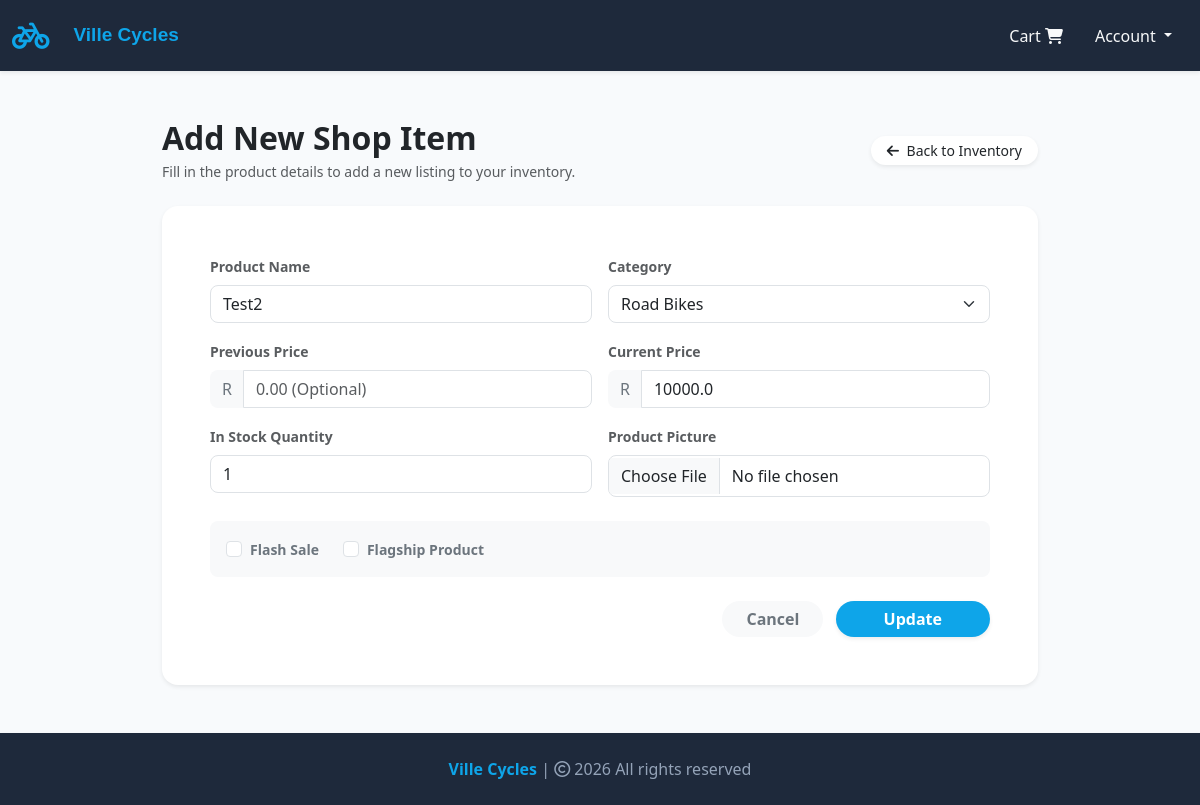
The page /update-item/18 (signed in) on the database as committed earlier.
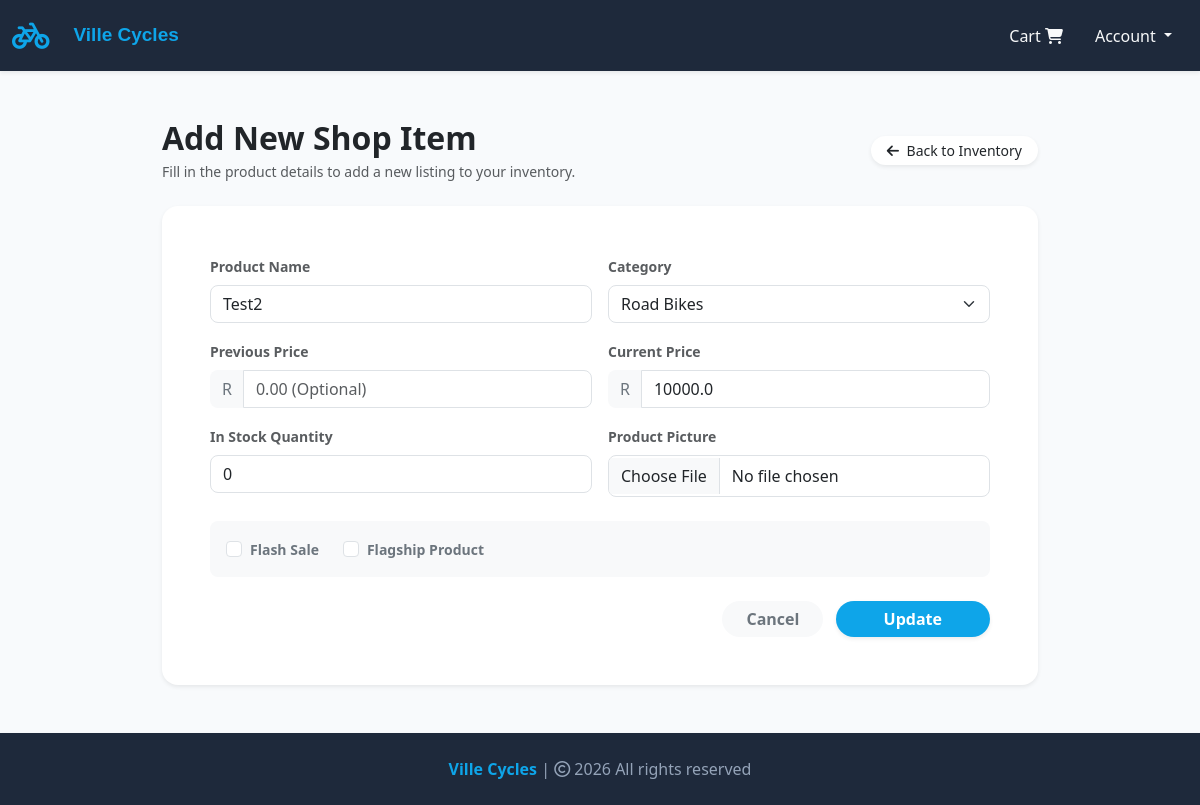
The same page on the database as committed later.
### website/models.py (models this page shows, shortened)
class Product(db.Model):
    __tablename__ = "products"
    id = db.Column(db.Integer, primary_key=True)
    product_name = db.Column(db.String(100), nullable=False)
    current_price = db.Column(db.Float, nullable=False)
    previous_price = db.Column(db.Float, nullable=True)
    description = db.Column(db.Text, nullable=True)
    in_stock = db.Column(db.Integer, nullable=False)
    product_picture = db.Column(db.String(1000), nullable=False)
    flash_sale = db.Column(db.Boolean, default=False)
    date_added = db.Column(db.DateTime, default=datetime.now)
    category_id = db.Column(db.Integer, db.ForeignKey("categories.id"), nullable=True)
    is_active = db.Column(db.Boolean, default=True, nullable=False)
    is_flagship = db.Column(db.Boolean, default=False, nullable=False)
    is_preowned = db.Column(db.Boolean, default=False, nullable=False)
    is_approved = db.Column(db.Boolean, default=False, nullable=False)
    seller_id = db.Column(
        db.Integer, db.ForeignKey("customers.id", ondelete="SET NULL"), nullable=True
    )
    customer_asking_price = db.Column(db.Float, nullable=True)
    shop_counter_price = db.Column(db.Float, nullable=True)
    admin_query_message = db.Column(db.Text, nullable=True)
    consignment_status = db.Column(
        db.String(50), default="pending_review", nullable=False
    )
    carts = db.relationship(
        "Cart", backref=db.backref("product", lazy=True), cascade="all, delete-orphan"
    )
    orders = db.relationship("Order", backref=db.backref("product", lazy=True))

### website/admin.py (the view, shortened to what this page needs)
@admin.route("/update-item/<int:item_id>", methods=["GET", "POST"])
@login_required
def update_item(item_id):
    if current_user.id == 1:
        item_to_update = Product.query.get_or_404(item_id)
        form = ShopItemsForm()
        if request.method == "GET":
            form.product_name.data = item_to_update.product_name
            form.previous_price.data = item_to_update.previous_price
            form.current_price.data = item_to_update.current_price
            form.in_stock.data = item_to_update.in_stock
            form.flash_sale.data = item_to_update.flash_sale
            form.category.data = item_to_update.category_id
            form.is_flagship.data = item_to_update.is_flagship
        return render_template("update_item.html", form=form, item=item_to_update)
    logger.warning(
        "Unauthorized access attempt to update item",
        extra={"user_id": current_user.id, "item_id": item_id},
    )
    return render_template("404.html")

### website/forms.py
class ShopItemsForm(FlaskForm):
    product_name = StringField("Name of Product", validators=[DataRequired()])
    current_price = FloatField("Current Price", validators=[DataRequired()])
    previous_price = FloatField(
        "Previous Price",
        validators=[Optional()],
        filters=[lambda x: x if x is not None else None],
    )
    in_stock = IntegerField("In Stock", validators=[DataRequired(), NumberRange(min=0)])
    category = SelectField("Category", coerce=int, validators=[DataRequired()])
    product_picture = FileField(
        "Product Picture",
        validators=[FileAllowed(["jpg", "jpeg", "png"], "Images only!")],
    )
    flash_sale = BooleanField("Flash Sale")
    is_flagship = BooleanField("Flagship")
    add_product = SubmitField("Add Product")
    update_product = SubmitField("Update")
    def __init__(self, *args, **kwargs):
        super(ShopItemsForm, self).__init__(*args, **kwargs)
        self.category.choices = [(cat.id, cat.name) for cat in Category.query.all()]

### website/models.py (called while the page is built)
    @property
    def is_admin(self):
        return self.role == "admin"

### website/templates/update_item.html (shortened to what the changed rows need)
{% extends 'base.html' %}
{% block body %}
<div class="container my-5" style="max-width: 900px;">
    <div class="d-flex justify-content-between align-items-center mb-4">
        <div>
            <h2 class="fw-bold mb-1 text-dark">Add New Shop Item</h2>
        </div>
    </div>
    <div class="card shadow-sm border-0 rounded-4 overflow-hidden bg-white">
        <div class="card-body p-4 p-md-5">
            <form action="" method="POST" enctype="multipart/form-data">
                <div class="row g-3">
                    <div class="col-md-6">
                        <label class="form-label small fw-semibold text-muted">Product Name</label>
                        {{ form.product_name(class="form-control rounded-3 shadow-none", placeholder="Enter product
                        name") }}
                    </div>
                    <div class="col-md-6">
                        <label class="form-label small fw-semibold text-muted">Category</label>
                        {{ form.category(class="form-select rounded-3 shadow-none") }}
                    </div>
                    <div class="col-md-6">
                        <div class="input-group">
                            <span class="input-group-text bg-light border-0 rounded-start-3 text-secondary">R</span>
                            {{ form.previous_price(class="form-control rounded-end-3 shadow-none", placeholder="0.00 (Optional)") }}
                        </div>
                    </div>
                    <div class="col-md-6">
                        <div class="input-group">
                            <span class="input-group-text bg-light border-0 rounded-start-3 text-secondary">R</span>
                            {{ form.current_price(class="form-control rounded-end-3 shadow-none", placeholder="0.00") }}
                        </div>
                    </div>
                    <div class="col-md-6">
                        <label class="form-label small fw-semibold text-muted">In Stock Quantity</label>
                        {{ form.in_stock(class="form-control rounded-3 shadow-none", placeholder="Enter quantity") }}
                    </div>
                    <div class="col-md-6">
                        <label class="form-label small fw-semibold text-muted">Product Picture</label>
                        {{ form.product_picture(class="form-control rounded-3 shadow-none py-2") }}
                    </div>
                    <div class="col-12 mt-4">
                        <div class="p-3 bg-light rounded-3 border-0 d-flex gap-4">
                            <div class="form-check mb-0">
                                {{ form.flash_sale(class="form-check-input shadow-none", style="cursor: pointer;") }}
                                <label class="form-check-label fw-semibold text-secondary small"
                                    for="{{ form.flash_sale.id }}" style="cursor: pointer;">
                                    Flash Sale
                                </label>
                            </div>
                            <div class="form-check mb-0">
                                {{ form.is_flagship(class="form-check-input shadow-none", style="cursor: pointer;") }}
                                <label class="form-check-label fw-semibold text-secondary small"
                                    for="{{ form.is_flagship.id }}" style="cursor: pointer;">
                                    Flagship Product
                                </label>
                            </div>
                        </div>
                    </div>
                </div>
            </form>
        </div>
    </div>
</div>
{% endblock %}

Rows that differ between the two databases and show on the page:
changed Product "Test2": in_stock "1" → "0"
